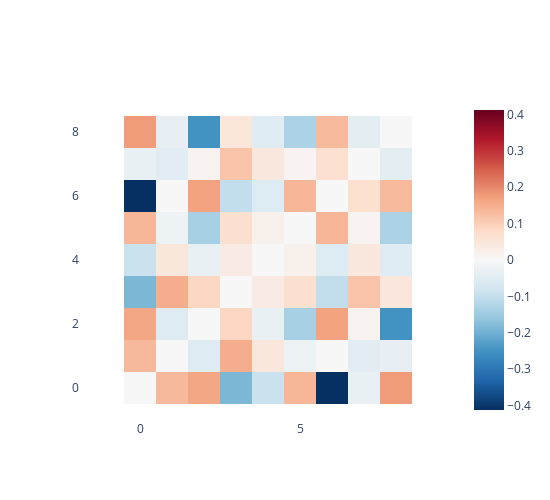

The notebook cell saved with this chart:
### Code cell
#diff matrix
import numpy as np
import plotly.express as px

#fig_dif_comsim = px.imshow(np.array(feature_matrix)-np.array(shape_feature_matrix), color_continuous_scale='RdBu_r',zmid=0)
#fig_dif_comsim.show()

z = np.array(feature_matrix)-np.array(shape_feature_matrix)
fig_dif_comsim = go.Figure(data=go.Heatmap(
                                            z = z,
                                            type = 'heatmap',
                                            colorscale = 'RdBu_r',
                                            zmid=0),
                           
                          layout = go.Layout(yaxis=dict(scaleanchor="x", scaleratio=1),
                                             yaxis_range=[-1,len(feature_matrix)],
                                             xaxis_range=[-1,len(feature_matrix[0])],
                                             plot_bgcolor='rgba(0, 0, 0, 0)',
                                             paper_bgcolor='rgba(0, 0, 0, 0)',
                                             width = 550,
                                             height = 500)
                          )




fig_dif_comsim.show()

### Figure 1 — Plotly figure (JSON) as saved in the notebook; plotly's stock layout.template omitted (floating-point values rounded to 4 significant figures)
{"data": [{"colorscale": [[0, "rgb(5,48,97)"], [0.1, "rgb(33,102,172)"], [0.2, "rgb(67,147,195)"], [0.3, "rgb(146,197,222)"], [0.4, "rgb(209,229,240)"], [0.5, "rgb(247,247,247)"], [0.6, "rgb(253,219,199)"], [0.7, "rgb(244,165,130)"], [0.8, "rgb(214,96,77)"], [0.9, "rgb(178,24,43)"], [1, "rgb(103,0,31)"]], "type": "heatmap", "z": [[0, 0.1345, 0.1616, -0.1881, -0.09144, 0.139, -0.412, -0.03279, 0.1769], [0.1345, 0, -0.05476, 0.1518, 0.04754, -0.02258, -2.435e-05, -0.04833, -0.03497], [0.1616, -0.05476, 0, 0.08842, -0.0301, -0.1366, 0.1677, 0.01203, -0.249], [-0.1881, 0.1518, 0.08842, 0, 0.03411, 0.06883, -0.1023, 0.1171, 0.04868], [-0.09144, 0.04754, -0.0301, 0.03411, 0, 0.02, -0.05602, 0.04372, -0.04893], [0.139, -0.02258, -0.1366, 0.06883, 0.02, 0, 0.1391, 0.01069, -0.1321], [-0.412, -2.435e-05, 0.1677, -0.1023, -0.05602, 0.1391, 0, 0.06443, 0.1332], [-0.03279, -0.04833, 0.01203, 0.1171, 0.04372, 0.01069, 0.06443, 0, -0.04327], [0.1769, -0.03497, -0.249, 0.04868, -0.04893, -0.1321, 0.1332, -0.04327, 0]], "zmid": 0}], "layout": {"height": 500, "paper_bgcolor": "rgba(0, 0, 0, 0)", "plot_bgcolor": "rgba(0, 0, 0, 0)", "width": 550, "xaxis": {"range": [-1, 9]}, "yaxis": {"range": [-1, 9], "scaleanchor": "x", "scaleratio": 1}}}
